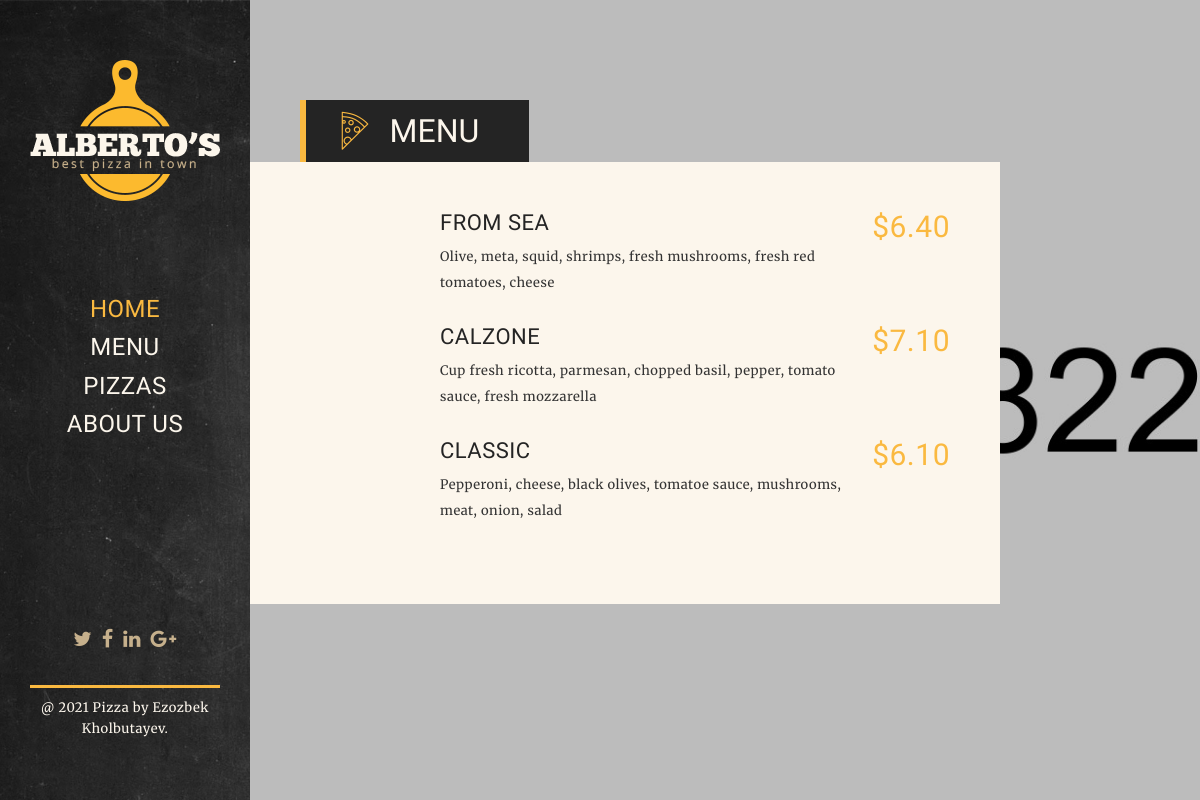
The app's page /menu/ with its own data.
### main/models.py (models this page shows, shortened)
class Pizza(models.Model):
    title = models.CharField(max_length=190)
    resume = models.TextField()
    cost = models.CharField(max_length=90)

### main/views.py (the view)
# urls.py: path('menu/', menu, name='menu'),
def menu(request):
    pizza = Pizza.objects.all()
    return render(request, 'main/menu.html', {
        "pizza": pizza
    })

### main/templates/main/menu.html (shortened to what this page needs)
<!DOCTYPE html>
{% load static %}
<html lang="en-US">
<head>
    <link rel='stylesheet' href="{% static 'rs-slider/css/settings.css' %}" type='text/css' media='all' />
    <link rel='stylesheet' href="{% static 'css/animsition.css' %}" type='text/css' media='all' />
    <link rel='stylesheet' href="{% static 'css/font-awesome.css' %}" type='text/css' media='all' />
    <link rel='stylesheet' href="{% static 'css/simple-line-icons.css' %}" type='text/css' media='all' />
    <link rel='stylesheet' href="{% static 'css/pe-icon-7-stroke.css' %}" type='text/css' media='all' />
    <link rel='stylesheet' href="{% static 'css/flaticon.css' %}" type='text/css' media='all' />
    <link rel='stylesheet' href="{% static 'css/owl.carousel.css' %}" type='text/css' media='all' />
    <link rel='stylesheet' href="{% static 'css/jquery.easy-pie-chart.css' %}" type='text/css' media='all' />
    <link rel='stylesheet' href="{% static 'css/owl.transitions.css' %}" type='text/css' media='all' />
    <link rel='stylesheet' href="{% static 'css/style.css' %}" type='text/css' media='all' />
    <link rel='stylesheet' href="{% static 'css/media.css' %}" type='text/css' media='all' />
    <link rel='stylesheet' href="{% static 'css/custom_script.css' %}" type='text/css' media='all' />
</head>
<body class="home page-template page-template-template-home page-template-template-home-php page page-id-7">
    <div class="animsition global-wrapper">
        <div id="header" class="header-wrapper">
            <div class="logo">
                <a href="{% url 'main-p'%}" ><img class="logoImage" src="{% static 'images/logo.png' %}" alt="ALBERTOS - Pizza HTML Theme" /><img class="logoImageRetina" src="images/logo-retina.png" alt="ALBERTOS - Pizza HTML Theme" /></a>
            </div>
            <div class="menu-wrapper">
                <div class="main-menu">
                    <div class="menu-main-nav-menu-container">
                        <ul id="menu-main-nav-menu" class="sf-menu">
                            <li class="menu-item menu-item-home current-menu-item current_page_item"><a href="{% url 'main-p' %}">Home</a></li>
                            <li class="menu-item"><a href="{% url 'menu' %}">Menu</a></li>
                            <li class="menu-item"><a href="{% url 'pizzas' %}">Pizzas</a></li>
                            <li class="menu-item"><a href="{% url 'about' %}">About us</a></li>
                        </ul>
                    </div>
                </div>
            </div>
            <div class="footer">
                <div class="footer-socials">
                    <ul class="socials-sh">
                        <li>
                            <a class="fa sh-socials-url fa-twitter" href="#" title="Twitter" target="_blank"></a>
                        </li>
                        <li>
                            <a class="fa sh-socials-url fa-facebook" href="#" title="Facebook" target="_blank"></a>
                        </li>
                        <li>
                            <a class="fa sh-socials-url fa-linkedin" href="#" title="LinkedIn" target="_blank"></a>
                        </li>
                        <li>
                            <a class="fa sh-socials-url fa-google-plus" href="#" title="Google Plus" target="_blank"></a>
                        </li>
                    </ul>
                </div>
                <div class="footer-content">
                    @ 2021 Pizza by Ezozbek Kholbutayev. </div>
            </div>
        </div>
        <div class="container-wrapper">
            <div id="container">
                <div class="page-title-wrapper">
                    <div class="page-title-outher">
                        <div class="page-title-inner">
                            <span class="page-title-icon flaticon-pizza-slice"></span>
                            <h1 class="page-title">Menu</h1>
                        </div>
                    </div>
                </div>
                <div class="page-wrapper">
                    <div class="offer-menu-wrapper">
                        <div class="offer-menu-items">
                            <div class="single-offer-category-item isotope-item cat2">
                                {% for me in pizza %}
                                    <div class="single-offer-item">
                                        <div class="single-offer-details">
                                            <div class="single-offer-title">{{ me.title }}</div>
                                            <div class="single-offer-content">
                                                <p>{{ me.resume }}</p>
                                            </div>
                                        </div>
                                        <div class="single-offer-price">${{ me.cost }}</div>
                                    </div>
                                {% endfor %}
                            </div>
                        </div>
                    </div>
                </div>
            </div>
        </div>
    </div>
</html>

### main/static/css/animsition.css (style rules this page uses)
.animsition, .animsition-overlay { position: relative; opacity: 0; -webkit-animation-fill-mode: both; -o-animation-fill-mode: both; animation-fill-mode: both; }
.fade-in { -webkit-animation-name: fade-in; -o-animation-name: fade-in; animation-name: fade-in; }

### records on screen
Pizza: title "FROM SEA", resume "Olive, meta, squid, shrimps, fresh mushrooms, fresh red tomatoes, cheese", cost "6.40"
Pizza: title "CALZONE", resume "Cup fresh ricotta, parmesan, chopped basil, pepper, tomato sauce, fresh mozzarella", cost "7.10"
Pizza: title "CLASSIC", resume "Pepperoni, cheese, black olives, tomatoe sauce, mushrooms, meat, onion, salad", cost "6.10"
